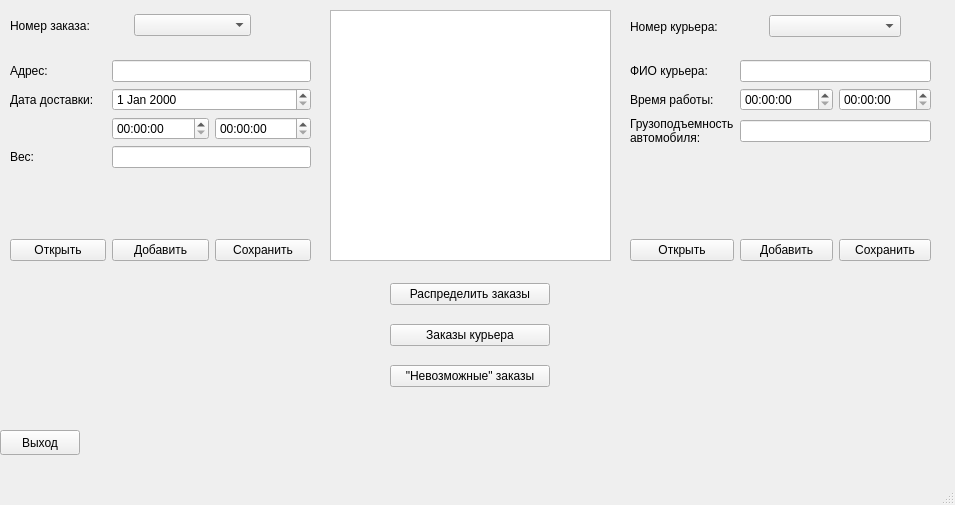
<?xml version="1.0" encoding="UTF-8"?>
<ui version="4.0">
 <class>MainWindow</class>
 <widget class="QMainWindow" name="MainWindow">
  <property name="geometry">
   <rect>
    <x>0</x>
    <y>0</y>
    <width>955</width>
    <height>505</height>
   </rect>
  </property>
  <property name="windowTitle">
   <string>Orders &amp; Couriers</string>
  </property>
  <widget class="QWidget" name="centralwidget">
   <widget class="QWidget" name="horizontalLayoutWidget">
    <property name="geometry">
     <rect>
      <x>10</x>
      <y>10</y>
      <width>241</width>
      <height>31</height>
     </rect>
    </property>
    <layout class="QHBoxLayout" name="horizontalLayout_5">
     <item>
      <widget class="QLabel" name="label_4">
       <property name="text">
        <string>Номер заказа:</string>
       </property>
      </widget>
     </item>
     <item>
      <widget class="QComboBox" name="comboBox">
       <property name="editable">
        <bool>false</bool>
       </property>
      </widget>
     </item>
    </layout>
   </widget>
   <widget class="QWidget" name="gridLayoutWidget_2">
    <property name="geometry">
     <rect>
      <x>10</x>
      <y>60</y>
      <width>301</width>
      <height>201</height>
     </rect>
    </property>
    <layout class="QGridLayout" name="gridLayout_3">
     <item row="0" column="0">
      <layout class="QGridLayout" name="gridLayout">
       <item row="2" column="1">
        <widget class="QTimeEdit" name="timeEdit_From"/>
       </item>
       <item row="1" column="1" colspan="2">
        <widget class="QDateEdit" name="dateEdit"/>
       </item>
       <item row="5" column="0">
        <widget class="QPushButton" name="pushButtonOpen">
         <property name="text">
          <string>Открыть</string>
         </property>
        </widget>
       </item>
       <item row="5" column="2">
        <widget class="QPushButton" name="pushButtonSave">
         <property name="text">
          <string>Сохранить</string>
         </property>
        </widget>
       </item>
       <item row="0" column="0">
        <widget class="QLabel" name="label">
         <property name="layoutDirection">
          <enum>Qt::LeftToRight</enum>
         </property>
         <property name="text">
          <string>Адрес:</string>
         </property>
        </widget>
       </item>
       <item row="3" column="0">
        <widget class="QLabel" name="label_3">
         <property name="text">
          <string>Вес:</string>
         </property>
        </widget>
       </item>
       <item row="2" column="2">
        <widget class="QTimeEdit" name="timeEdit_To"/>
       </item>
       <item row="0" column="1" colspan="2">
        <widget class="QLineEdit" name="lineEdit_address"/>
       </item>
       <item row="1" column="0">
        <widget class="QLabel" name="label_2">
         <property name="text">
          <string>Дата доставки:</string>
         </property>
        </widget>
       </item>
       <item row="3" column="1" colspan="2">
        <widget class="QLineEdit" name="lineEdit_weight"/>
       </item>
       <item row="4" column="0">
        <spacer name="verticalSpacer">
         <property name="orientation">
          <enum>Qt::Vertical</enum>
         </property>
         <property name="sizeHint" stdset="0">
          <size>
           <width>20</width>
           <height>40</height>
          </size>
         </property>
        </spacer>
       </item>
       <item row="5" column="1">
        <widget class="QPushButton" name="pushButton_AddOrder">
         <property name="text">
          <string>Добавить</string>
         </property>
        </widget>
       </item>
      </layout>
     </item>
    </layout>
   </widget>
   <widget class="QWidget" name="gridLayoutWidget">
    <property name="geometry">
     <rect>
      <x>630</x>
      <y>60</y>
      <width>301</width>
      <height>201</height>
     </rect>
    </property>
    <layout class="QGridLayout" name="gridLayout_2">
     <item row="2" column="0">
      <widget class="QLabel" name="label_7">
       <property name="maximumSize">
        <size>
         <width>183</width>
         <height>16777215</height>
        </size>
       </property>
       <property name="text">
        <string>Грузоподъемность автомобиля:</string>
       </property>
       <property name="wordWrap">
        <bool>true</bool>
       </property>
      </widget>
     </item>
     <item row="0" column="1" colspan="2">
      <widget class="QLineEdit" name="lineEdit_name"/>
     </item>
     <item row="0" column="0">
      <widget class="QLabel" name="label_5">
       <property name="text">
        <string>ФИО курьера:</string>
       </property>
      </widget>
     </item>
     <item row="1" column="0">
      <widget class="QLabel" name="label_6">
       <property name="text">
        <string>Время работы:</string>
       </property>
      </widget>
     </item>
     <item row="1" column="2">
      <widget class="QTimeEdit" name="timeEdit_WorkTo"/>
     </item>
     <item row="1" column="1">
      <widget class="QTimeEdit" name="timeEdit_WorkFrom"/>
     </item>
     <item row="3" column="0">
      <spacer name="verticalSpacer_2">
       <property name="orientation">
        <enum>Qt::Vertical</enum>
       </property>
       <property name="sizeHint" stdset="0">
        <size>
         <width>20</width>
         <height>400</height>
        </size>
       </property>
      </spacer>
     </item>
     <item row="4" column="0">
      <widget class="QPushButton" name="pushButton_Open2">
       <property name="text">
        <string>Открыть</string>
       </property>
      </widget>
     </item>
     <item row="4" column="2">
      <widget class="QPushButton" name="pushButton_Save2">
       <property name="text">
        <string>Сохранить</string>
       </property>
      </widget>
     </item>
     <item row="2" column="1" colspan="2">
      <widget class="QLineEdit" name="lineEdit_capacity"/>
     </item>
     <item row="4" column="1">
      <widget class="QPushButton" name="pushButton_AddCr">
       <property name="text">
        <string>Добавить</string>
       </property>
      </widget>
     </item>
    </layout>
   </widget>
   <widget class="QWidget" name="horizontalLayoutWidget_2">
    <property name="geometry">
     <rect>
      <x>630</x>
      <y>11</y>
      <width>271</width>
      <height>31</height>
     </rect>
    </property>
    <layout class="QHBoxLayout" name="horizontalLayout">
     <item>
      <widget class="QLabel" name="label_8">
       <property name="text">
        <string>Номер курьера:</string>
       </property>
      </widget>
     </item>
     <item>
      <widget class="QComboBox" name="comboBox_2"/>
     </item>
    </layout>
   </widget>
   <widget class="QPushButton" name="pushButton">
    <property name="geometry">
     <rect>
      <x>0</x>
      <y>430</y>
      <width>80</width>
      <height>25</height>
     </rect>
    </property>
    <property name="text">
     <string>Выход</string>
    </property>
   </widget>
   <widget class="QWidget" name="verticalLayoutWidget">
    <property name="geometry">
     <rect>
      <x>390</x>
      <y>270</y>
      <width>160</width>
      <height>131</height>
     </rect>
    </property>
    <layout class="QVBoxLayout" name="verticalLayout">
     <item>
      <widget class="QPushButton" name="pushButton_Dist">
       <property name="toolTip">
        <string>Распределение заказов между курьерами</string>
       </property>
       <property name="text">
        <string>Распределить заказы</string>
       </property>
      </widget>
     </item>
     <item>
      <widget class="QPushButton" name="pushButton_CrOrd">
       <property name="toolTip">
        <string>Вывод заказов текущего курьера</string>
       </property>
       <property name="text">
        <string>Заказы курьера</string>
       </property>
      </widget>
     </item>
     <item>
      <widget class="QPushButton" name="pushButton_Unable">
       <property name="toolTip">
        <string>Заказы, которые не могут быть исполнены в срок</string>
       </property>
       <property name="text">
        <string>&quot;Невозможные&quot; заказы</string>
       </property>
      </widget>
     </item>
    </layout>
   </widget>
   <widget class="QTextEdit" name="textEditInfo">
    <property name="geometry">
     <rect>
      <x>330</x>
      <y>10</y>
      <width>281</width>
      <height>251</height>
     </rect>
    </property>
    <property name="readOnly">
     <bool>true</bool>
    </property>
   </widget>
  </widget>
  <widget class="QStatusBar" name="statusbar"/>
  <widget class="QMenuBar" name="menubar">
   <property name="geometry">
    <rect>
     <x>0</x>
     <y>0</y>
     <width>955</width>
     <height>25</height>
    </rect>
   </property>
  </widget>
 </widget>
 <resources/>
 <connections/>
</ui>
